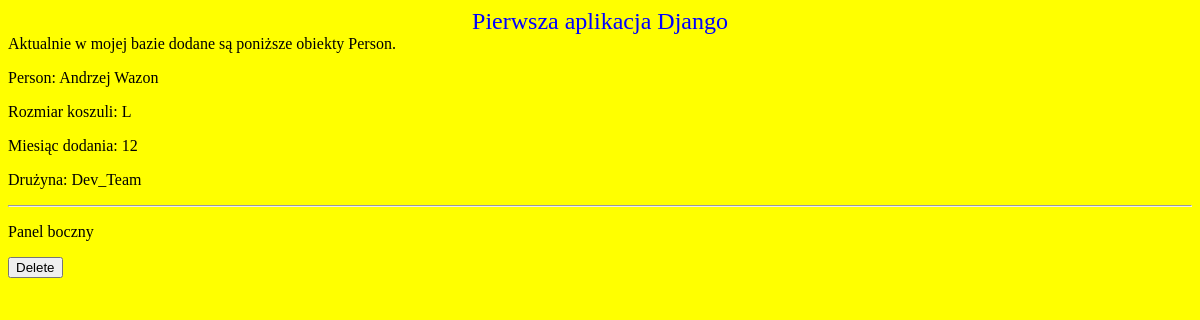
/folder_aplikacji/persons_html/ (signed in), run on an earlier commit of the app's database.
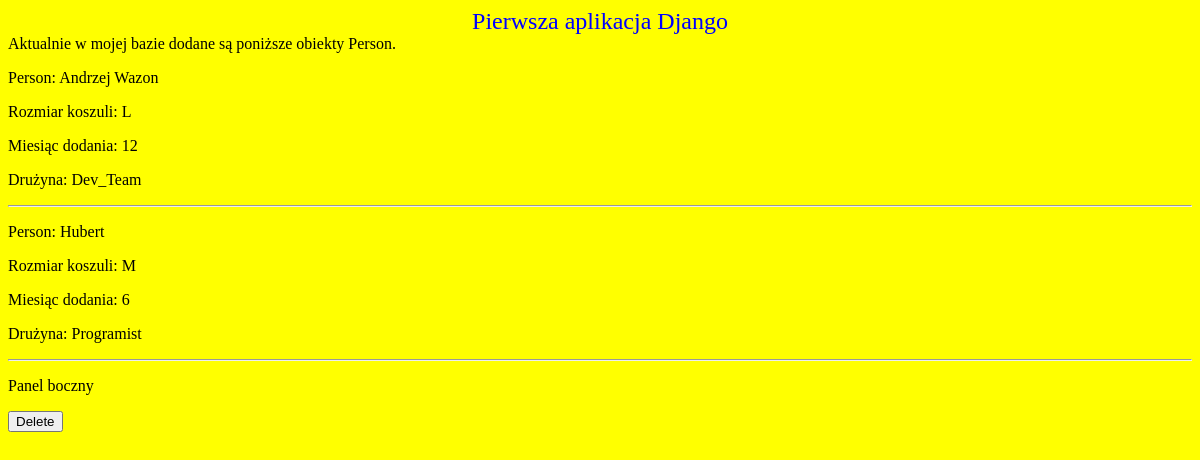
And on a later commit of the database.
### folder_aplikacji/models.py (models this page shows, shortened)
class Person(models.Model):
    name = models.CharField(max_length=60)
    pseudonim = models.CharField(max_length=80, default="")
    shirt_size = models.CharField(max_length=1, choices=SHIRT_SIZES, default=SHIRT_SIZES[0][0])
    month_added = models.IntegerField(choices=MONTHS.choices, default=MONTHS.choices[0][0])
    team = models.ForeignKey(Team, null=True, blank=True, on_delete=models.SET_NULL)

class Team(models.Model):
    name = models.CharField(max_length=60)
    country = models.CharField(max_length=2)

### folder_aplikacji/views.py (the view)
# urls.py: path("persons_html/", views.person_list_html),
@login_required
@permission_required('folder_aplikacji.view_person')
def person_list_html(request):
    persons = Person.objects.all()
    return render(request,
                  "folder_aplikacji/person/list.html",
                  {'persons': persons})

### folder_aplikacji/templates/folder_aplikacji/person/list.html (shortened to what this page needs)
{% extends "folder_aplikacji/base.html" %}
{% block content %}
Aktualnie w mojej bazie dodane są poniższe obiekty Person.
{% for person in persons %}
<p>Person: {{ person.name }}</p>
<p>Rozmiar koszuli: {{ person.shirt_size }}</p>
<p>Miesiąc dodania: {{ person.month_added }}</p>
<p>Drużyna: {{ person.team.name }}</p>
<hr>
{% endfor %}
{% endblock %}

### folder_aplikacji/templates/folder_aplikacji/base.html (shortened to what this page needs)
{% load static %}
<!DOCTYPE html>
<html>
    <head>
        <link href="{% static 'css/folder_aplikacji.css' %}" rel="stylesheet">
    </head>
    <body>
        <div id="header" >
            Pierwsza aplikacja Django
        </div>
        <div id="content">
            {% block content %}
            {% endblock %}
        </div>
        <div id="sidebar">
            <p>Panel boczny</p>
        </div>
        {% if perms.folder_aplikacji.delete_person %}
        <button>Delete</button>
        {% endif %}
    </body>
</html>

### folder_aplikacji/static/css/folder_aplikacji.css (style rules this page uses)
#header { font-size: 24px; color: blue; text-align: center; }
body { background-color: yellow; }

What changed in the data, as far as the page shows it:
added Person: name "Hubert", shirt_size "M", month_added "6", team.name "Programist"
